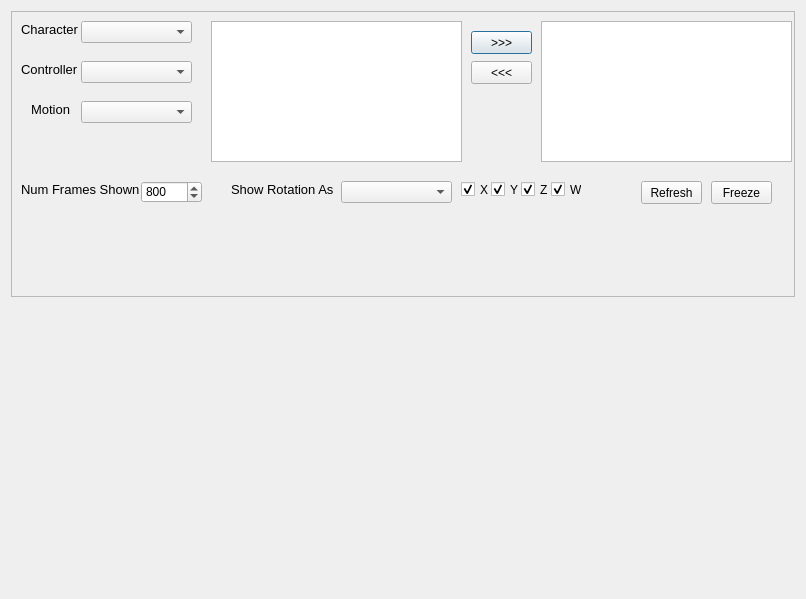
<?xml version="1.0" encoding="UTF-8"?>
<ui version="4.0">
 <class>DataViewerDialog</class>
 <widget class="QDialog" name="DataViewerDialog">
  <property name="geometry">
   <rect>
    <x>0</x>
    <y>0</y>
    <width>806</width>
    <height>599</height>
   </rect>
  </property>
  <property name="windowTitle">
   <string>Data Viewer</string>
  </property>
  <layout class="QVBoxLayout" name="verticalLayout">
   <item>
    <widget class="QFrame" name="frame">
     <property name="frameShape">
      <enum>QFrame::StyledPanel</enum>
     </property>
     <property name="frameShadow">
      <enum>QFrame::Raised</enum>
     </property>
     <widget class="QLabel" name="characterNameLabel">
      <property name="geometry">
       <rect>
        <x>10</x>
        <y>10</y>
        <width>61</width>
        <height>16</height>
       </rect>
      </property>
      <property name="font">
       <font>
        <pointsize>10</pointsize>
       </font>
      </property>
      <property name="text">
       <string>Character</string>
      </property>
     </widget>
     <widget class="QComboBox" name="characterNameBox">
      <property name="geometry">
       <rect>
        <x>70</x>
        <y>10</y>
        <width>111</width>
        <height>22</height>
       </rect>
      </property>
     </widget>
     <widget class="QLabel" name="controllerLabel">
      <property name="geometry">
       <rect>
        <x>10</x>
        <y>50</y>
        <width>61</width>
        <height>16</height>
       </rect>
      </property>
      <property name="font">
       <font>
        <pointsize>10</pointsize>
       </font>
      </property>
      <property name="text">
       <string>Controller</string>
      </property>
     </widget>
     <widget class="QComboBox" name="controllerBox">
      <property name="geometry">
       <rect>
        <x>70</x>
        <y>50</y>
        <width>111</width>
        <height>22</height>
       </rect>
      </property>
     </widget>
     <widget class="QLabel" name="motionLabel">
      <property name="geometry">
       <rect>
        <x>20</x>
        <y>90</y>
        <width>41</width>
        <height>16</height>
       </rect>
      </property>
      <property name="font">
       <font>
        <pointsize>10</pointsize>
       </font>
      </property>
      <property name="text">
       <string>Motion</string>
      </property>
     </widget>
     <widget class="QComboBox" name="motionBox">
      <property name="geometry">
       <rect>
        <x>70</x>
        <y>90</y>
        <width>111</width>
        <height>22</height>
       </rect>
      </property>
     </widget>
     <widget class="QPushButton" name="addChannelButton">
      <property name="geometry">
       <rect>
        <x>460</x>
        <y>20</y>
        <width>61</width>
        <height>23</height>
       </rect>
      </property>
      <property name="text">
       <string>&gt;&gt;&gt;</string>
      </property>
     </widget>
     <widget class="QPushButton" name="removeChannelButton">
      <property name="geometry">
       <rect>
        <x>460</x>
        <y>50</y>
        <width>61</width>
        <height>23</height>
       </rect>
      </property>
      <property name="text">
       <string>&lt;&lt;&lt;</string>
      </property>
     </widget>
     <widget class="QLabel" name="numFramesLabel">
      <property name="geometry">
       <rect>
        <x>10</x>
        <y>170</y>
        <width>121</width>
        <height>16</height>
       </rect>
      </property>
      <property name="font">
       <font>
        <pointsize>10</pointsize>
       </font>
      </property>
      <property name="text">
       <string>Num Frames Shown</string>
      </property>
     </widget>
     <widget class="QSpinBox" name="numFramesBox">
      <property name="geometry">
       <rect>
        <x>130</x>
        <y>170</y>
        <width>61</width>
        <height>22</height>
       </rect>
      </property>
      <property name="maximum">
       <number>1000</number>
      </property>
      <property name="value">
       <number>800</number>
      </property>
     </widget>
     <widget class="QLabel" name="showRotationAsLabel">
      <property name="geometry">
       <rect>
        <x>220</x>
        <y>170</y>
        <width>111</width>
        <height>16</height>
       </rect>
      </property>
      <property name="font">
       <font>
        <pointsize>10</pointsize>
       </font>
      </property>
      <property name="text">
       <string>Show Rotation As</string>
      </property>
     </widget>
     <widget class="QComboBox" name="showRotaionAsBox">
      <property name="geometry">
       <rect>
        <x>330</x>
        <y>170</y>
        <width>111</width>
        <height>22</height>
       </rect>
      </property>
     </widget>
     <widget class="QCheckBox" name="xCheckBox">
      <property name="geometry">
       <rect>
        <x>450</x>
        <y>170</y>
        <width>31</width>
        <height>17</height>
       </rect>
      </property>
      <property name="text">
       <string>X</string>
      </property>
      <property name="checked">
       <bool>true</bool>
      </property>
      <property name="tristate">
       <bool>false</bool>
      </property>
     </widget>
     <widget class="QCheckBox" name="yCheckBox">
      <property name="geometry">
       <rect>
        <x>480</x>
        <y>170</y>
        <width>31</width>
        <height>17</height>
       </rect>
      </property>
      <property name="text">
       <string>Y</string>
      </property>
      <property name="checked">
       <bool>true</bool>
      </property>
     </widget>
     <widget class="QCheckBox" name="zCheckBox">
      <property name="geometry">
       <rect>
        <x>510</x>
        <y>170</y>
        <width>31</width>
        <height>17</height>
       </rect>
      </property>
      <property name="text">
       <string>Z</string>
      </property>
      <property name="checked">
       <bool>true</bool>
      </property>
     </widget>
     <widget class="QCheckBox" name="wCheckBox">
      <property name="geometry">
       <rect>
        <x>540</x>
        <y>170</y>
        <width>31</width>
        <height>17</height>
       </rect>
      </property>
      <property name="text">
       <string>W</string>
      </property>
      <property name="checked">
       <bool>true</bool>
      </property>
     </widget>
     <widget class="QPushButton" name="refreshButton">
      <property name="geometry">
       <rect>
        <x>630</x>
        <y>170</y>
        <width>61</width>
        <height>23</height>
       </rect>
      </property>
      <property name="text">
       <string>Refresh</string>
      </property>
     </widget>
     <widget class="QPushButton" name="freezeButton">
      <property name="geometry">
       <rect>
        <x>700</x>
        <y>170</y>
        <width>61</width>
        <height>23</height>
       </rect>
      </property>
      <property name="text">
       <string>Freeze</string>
      </property>
     </widget>
     <widget class="QListWidget" name="channelListBox">
      <property name="geometry">
       <rect>
        <x>200</x>
        <y>10</y>
        <width>251</width>
        <height>141</height>
       </rect>
      </property>
      <property name="selectionMode">
       <enum>QAbstractItemView::MultiSelection</enum>
      </property>
     </widget>
     <widget class="QListWidget" name="monitoredListBox">
      <property name="geometry">
       <rect>
        <x>530</x>
        <y>10</y>
        <width>251</width>
        <height>141</height>
       </rect>
      </property>
      <property name="selectionMode">
       <enum>QAbstractItemView::MultiSelection</enum>
      </property>
     </widget>
    </widget>
   </item>
   <item>
    <widget class="QWidget" name="widget" native="true"/>
   </item>
  </layout>
 </widget>
 <resources/>
 <connections/>
</ui>
